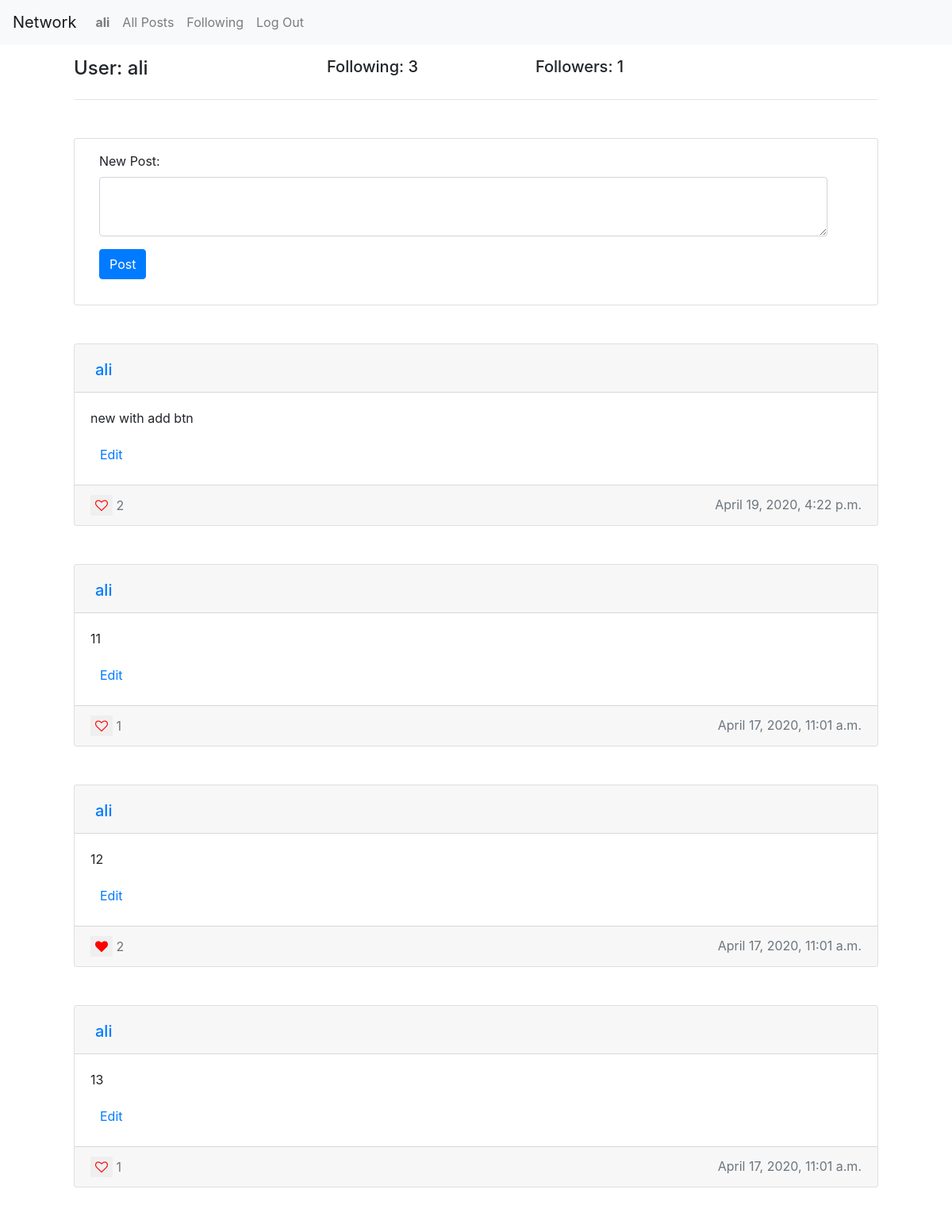
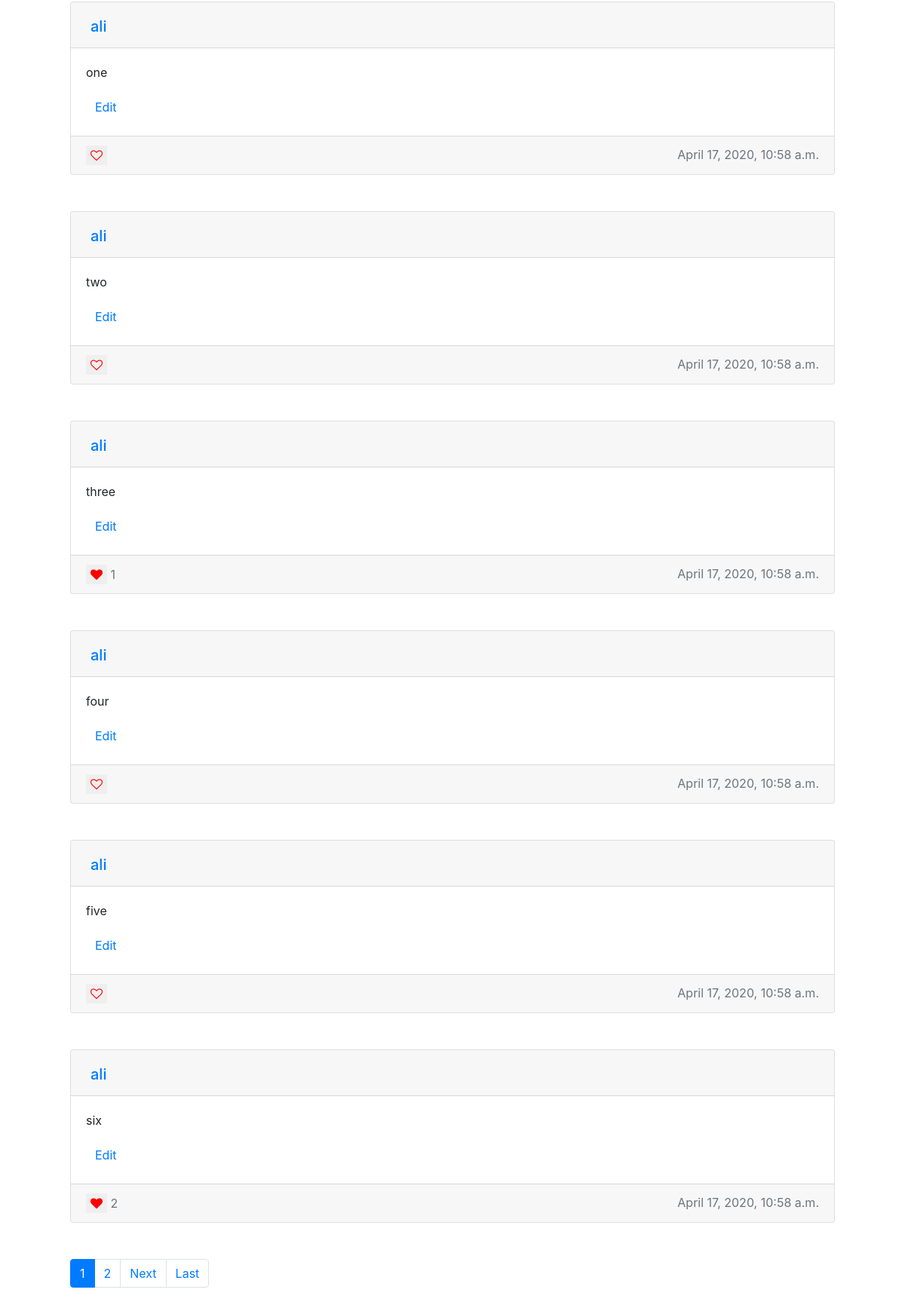
Screenshot of /userPosts/2 (signed in) with the database file from the repository (2 pictures, top to bottom).
### network/models.py (models this page shows, shortened)
class User(AbstractUser):
    followers = models.ManyToManyField(settings.AUTH_USER_MODEL, blank=True, related_name="following")
    class Meta:
        verbose_name_plural="Users"

class Post(models.Model):
    user = models.ForeignKey(User, on_delete=models.CASCADE, related_name="posts")
    post = models.TextField(blank=False)
    like = models.ManyToManyField(User, blank="True", related_name="likes")
    created = models.DateTimeField(default=datetime.now(), blank=True)
    class Meta:
        verbose_name_plural="Posts"

### network/views.py (the view)
# urls.py: path("userPosts/<int:user_id>", views.userPosts, name="userPosts"),
@login_required(login_url="login")
def userPosts(request, user_id):
    userPost = Post.objects.filter(user=user_id).order_by("-created").all()
    postUser = User.objects.get(id=user_id)
    following = postUser.followers.all().count()
    follower = postUser.following.all().count()
    return render(request, "network/userPosts.html",{
        "postUser": postUser,
        "posts": userPost,
        "form":forms.PostForm(),
        "page_obj": paginator(userPost, request.GET.get('page')),
        "following": following,
        "follower": follower
    })

### network/forms.py
class PostForm(ModelForm):
    class Meta:
        model = Post
        fields = ["post"]
        widgets = {
            "post" : forms.Textarea(
                attrs = {
                    "class" : "form-control text-height",
                    "rows" : "4",
                    "cols" : "10"
                }
            )
        }
        labels = {
            "post" : "New Post"
        }

### network/views.py (called while the page is built)
def paginator(posts, page):
    paginator = Paginator(posts, 10)
    page_number = page
    page_obj = paginator.get_page(page_number)
    return page_obj

### network/templates/network/userPosts.html (shortened to what this page needs)
{% extends "network/index.html" %}
{% block page %}
    <div class="row">
        <div class="col">
            <h4>User: {{ postUser.username }}</h4>
        </div>
        <div class="col d-flex justify-content-center">
            <h5>Following: {{ following }} </h5>
        </div>
        <div class="col d-flex justify-content-center">
            <h5>Followers: {{ follower }} </h5>
        </div>
        <div class="col d-flex justify-content-end">
        </div>
    </div>
    <hr>
{% endblock %}

### network/templates/network/index.html (shortened to what this page needs)
{% extends "network/layout.html" %}
{% load static %}
{% block body %}
    <div class="container">
        <div class="page mt-3 ml-5 mr-5">
            {% block page %}
            {% endblock %}
        </div>
        {% if user.is_authenticated %}
            <div class="card m-5">
                <form action="{% url 'new' %}" id="newPost" method ="post">
                    <div class="row m-3 mr-5">
                        <div class="col">
                            <div class="form-group">
                                {{ form }}
                            </div>
                            <div class="form-group">
                                <input type="Submit" class="btn btn-primary" value="Post">
                            </div>
                        </div>
                    </div>
                </form>
            </div>
        {% endif %}
        {% for post in page_obj %}
            <div class="card m-5">
                <div class="card-header" id="post-{{ post.id }}">
                    <ul class="nav card-header-tabs">
                        <li class="nav-item">
                            {% if post.user == user %}
                                <a class="nav-link" href="{% url 'profile' %}">
                                    <h5>{{ post.user.username }}</h5>
                                </a>
                            {% else %}
                                <a class="nav-link" href="{% url 'userPosts' post.user.id %}">
                                    <h5>{{ post.user.username }}</h5>
                                </a>
                            {% endif %}
                        </li>
                    </ul>
                </div>
                <div class="card-body">
                    <p id="content-{{ post.id }}" class="card-text">{{ post.post }}</p>
                    {% if user.is_authenticated %}
                        {% if post.user == user %}
                            <button class="btn btn-outline-primary btn-link" onclick="edit('{{ post.id }}')" id="editbtn-{{ post.id }}">
                                Edit
                            </button>
                        {% endif %}
                    {% endif %}
                </div>
                <div class="card-footer">
                    <div class="row">
                        <div class="col text-muted text-left">
                            {% if user.is_authenticated %}
                                <button id="likebtn-{{post.id}}" class="btn-link" onclick="like('{{ post.id }}')">
                                    {% if user in post.like.all %}
                                        <i id="likeToggle-{{ post.id }}" class="fa fa-heart"></i>
                                    {% else %}
                                        <i id="likeToggle-{{ post.id }}" class="fa fa-heart-o"></i>
                                    {% endif %}
                                </button>
                                {% if post.like.count > 0 %}
                                    <span id="count-{{ post.id }}">{{ post.like.count }}</span>
                                {% else %}
                                    <span id="count-{{ post.id }}"></span>
                                {% endif %}
                            {% endif %}
                        </div>
                        <div class="col text-muted text-right">
                            {{ post.created }}
                        </div>
                    </div>
                </div>
            </div>
        {% endfor %}
        <nav aria-label="Page navigation" class="m-5">
            <ul class="pagination">
                {% for num in page_obj.paginator.page_range %}
                    {% if page_obj.number == num %}
                        <li class="page-item active">
                            <a class="page-link" href="?page={{ num }}">{{ num }}</a>
                        </li>
                    {% elif num > page_obj.number|add:'-3' and num < page_obj.number|add:'3' %}
                        <li class="page-item">
                            <a class="page-link" href="?page={{ num }}">{{ num }}</a>
                        </li>
                    {% endif %}
                {% endfor %}
                {% if page_obj.has_next %}
                    <li class="page-item">
                        <a class="page-link" href="?page={{ page_obj.next_page_number }}">Next</a>
                    </li>
                    <li class="page-item">
                        <a class="page-link" href="?page={{ page_obj.paginator.num_pages }}">Last</a>
                    </li>
                {% endif %}
            </ul>
        </nav>
    </div>
{% endblock %}

### network/templates/network/layout.html (shortened to what this page needs)
{% load static %}
<!DOCTYPE html>
<html lang="en">
    <head>
        <link rel="stylesheet" href="https://stackpath.bootstrapcdn.com/bootstrap/4.4.1/css/bootstrap.min.css">
        <link href="{% static 'network/styles.css' %}" rel="stylesheet">
        <link href="https://stackpath.bootstrapcdn.com/font-awesome/4.7.0/css/font-awesome.min.css" rel="stylesheet">
    </head>
    <body>
        <nav class="navbar navbar-expand-lg navbar-light bg-light">
            <a class="navbar-brand" href="{% url 'index' %}">Network</a>
            <div>
              <ul class="navbar-nav mr-auto">
                {% if user.is_authenticated %}
                    <li class="nav-item">
                        <a class="nav-link" id="currUser" userid="{{ user.id }}" href="{% url 'profile' %}">
                            <strong>{{ user.username }}</strong>
                        </a>
                    </li>
                {% endif %}
                <li class="nav-item">
                  <a class="nav-link" href="{% url 'index' %}">All Posts</a>
                </li>
                {% if user.is_authenticated %}
                    <li class="nav-item">
                        <a class="nav-link" href="{% url 'followingView' %}">Following</a>
                    </li>
                    <li class="nav-item">
                        <a class="nav-link" href="{% url 'logout' %}">Log Out</a>
                    </li>
                {% endif %}
              </ul>
            </div>
        </nav>
        <div class="body">
            {% block body %}
            {% endblock %}
        </div>
    </body>
</html>

### network/static/network/styles.css (style rules this page uses)
.text-height { height: 75px !important; }
.btn-link { border: none !important; }
.fa-heart-o { color:red !important; }
.fa-heart { color:red !important; }

### rows the page displays
User: username "ali"
Post: user.username "ali", post "new with add btn", like.count "2", created "April 19, 2020, 4:22 p.m."
Post: user.username "ali", post "11", like.count "1", created "April 17, 2020, 11:01 a.m."
Post: user.username "ali", post "12", like.count "2", created "April 17, 2020, 11:01 a.m."
Post: user.username "ali", post "13", like.count "1", created "April 17, 2020, 11:01 a.m."
Post: user.username "ali", post "one", created "April 17, 2020, 10:58 a.m."
Post: user.username "ali", post "two", created "April 17, 2020, 10:58 a.m."
Post: user.username "ali", post "three", like.count "1", created "April 17, 2020, 10:58 a.m."
Post: user.username "ali", post "four", created "April 17, 2020, 10:58 a.m."
Post: user.username "ali", post "five", created "April 17, 2020, 10:58 a.m."
Post: user.username "ali", post "six", like.count "2", created "April 17, 2020, 10:58 a.m."

### other values shown
{{ following }} "3"
{{ follower }} "1"
{{ num }} "1"
{{ num }} "2"
